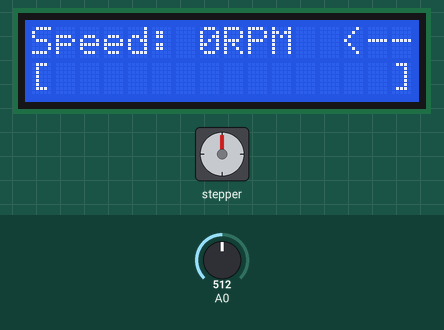
Simulated run of this sketch. Board: Arduino Uno, built with avr-gcc and run on an emulated ATmega328P. Shown: stepper motor, 16×2 character LCD. Wiring (inferred from the names in the program): stepper motor driver (200 steps per turn assumed): step pin 2; direction pin 3. Inputs (shaded band) come from the test bench; at power-on: A0 = 512.

Above: at 1.2 s.
1.3 s: A0 set to 210
2.8 s: A0 set to 186
At 3.26 s:
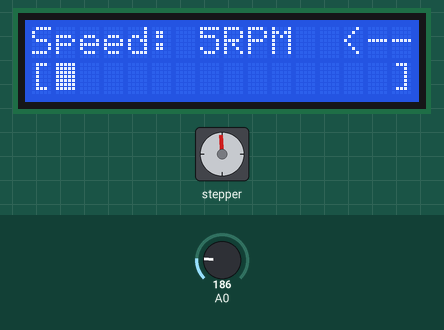
4.9 s: A0 set to 40
At 5.4 s:
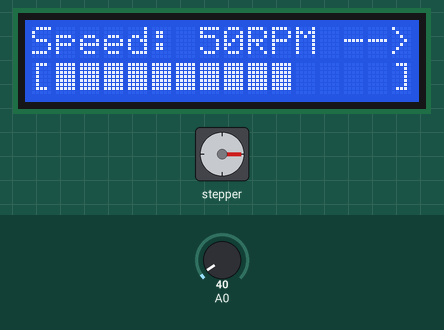
7.3 s: A0 set to 306
At 9.5 s:
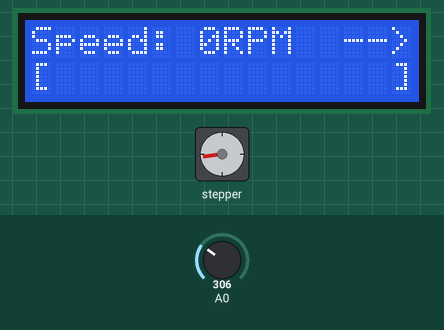
9.7 s: A0 set to 122
At 10.1 s:
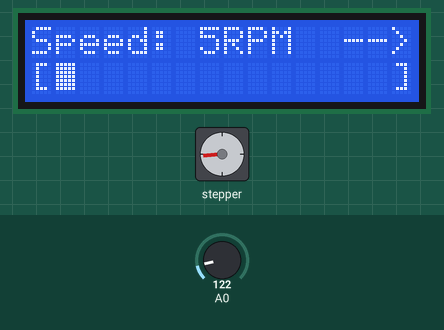
14.1 s: A0 set to 390
At 14.34 s:
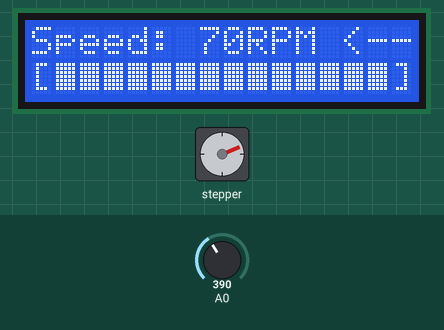
Timing chart, 0 to 21.1 s (numbered marks = the images above; inputs shaded):
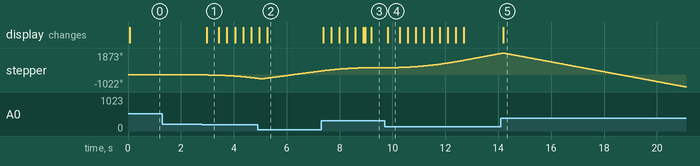

The sketch:

cntrSpeedDir.ino
```cpp
#include <LiquidCrystal.h>
#include <TimerOne.h>

// buttons code
#define btnRIGHT  0
#define btnUP     1
#define btnDOWN   2
#define btnLEFT   3
#define btnSELECT 4
#define btnNONE   5

// directions
#define FORWARD   HIGH
#define BACKWARD  LOW

// debounce time (milliseconds)
#define DEBOUNCE_TIME  200

// PINs for Pololu controller
#define PIN_STEP  2
#define PIN_DIR   3

// lookup table speed - ticks (interrupts)
const int speed_ticks[] = {-1, 600, 300, 200, 150, 120, 100, 86, 75, 67, 60, 55, 50, 46, 43};

// global variables
LiquidCrystal lcd(8, 9, 4, 5, 6, 7);

int actual_speed;
int actual_direction;

int ticks;
int tick_count;

int button;
boolean debounce;
int previous_time;

// custom LCD square symbol for progress bar
byte square_symbol[8] = {
  B11111,
  B11111,
  B11111,
  B11111,
  B11111,
  B11111,
  B11111,
};

// string constants
char forward_arrow[] = "-->";
char backward_arrow[] = "<--";

void setup() {

  // init the timer1, interrupt every 0.1ms
  Timer1.initialize(100);
  Timer1.attachInterrupt(timerIsr);

  // init LCD and custom symbol
  lcd.begin(16, 2);
  lcd.setCursor(0,0);
  lcd.createChar(0, square_symbol);

  // pins direction
  pinMode(PIN_STEP, OUTPUT);
  pinMode(PIN_DIR, OUTPUT);

  // initial values
  actual_speed = 0;
  actual_direction = FORWARD;
  tick_count = 0;
  ticks = -1;
  debounce = false;

  digitalWrite(PIN_DIR, actual_direction);
  updateLCD();
}

void loop() {

  // check if debounce active
  if(debounce) {
    button = btnNONE;
    if(millis() > previous_time + DEBOUNCE_TIME) debounce = false;
  } else button = read_buttons();

  // if a button is pressed, start debounce time
  if(button != btnNONE) {

    previous_time = millis();
    debounce = true;
  }

  // check which button was pressed
  switch(button) {

    case btnUP:
      increase_speed();
      break;
    case btnDOWN:
      decrease_speed();
      break;
    case btnLEFT:
      change_direction(BACKWARD);
      break;
    case btnRIGHT:
      change_direction(FORWARD);
      break;
    case btnSELECT:
      emergency_stop();
      break;
  }

  // finally update the LCD
  updateLCD();
}

// increase speed if it's below the max (70)
void increase_speed() {

  if(actual_speed < 70) {
    actual_speed += 5;
    tick_count = 0;
    ticks = speed_ticks[actual_speed / 5];
  }
}

// decrease speed if it's above the min (0)
void decrease_speed() {

  if(actual_speed > 0) {
    actual_speed -= 5;
    tick_count = 0;
    ticks = speed_ticks[actual_speed / 5];
  }
}

// change direction if needed
void change_direction(int new_direction) {

  if(actual_direction != new_direction) {
    actual_direction = new_direction;
    digitalWrite(PIN_DIR, actual_direction);
  }
}

// emergency stop: speed 0
void emergency_stop() {
  actual_speed = 0;
  tick_count = 0;
  ticks = speed_ticks[actual_speed / 5];
}

// update LCD
void updateLCD() {

  // print first line:
  // Speed: xxxRPM --> (or <--)
  lcd.setCursor(0,0);
  lcd.print("Speed: ");
  lcd.print(actual_speed);
  lcd.print("RPM ");

  lcd.setCursor(13,0);
  if(actual_direction == FORWARD) lcd.print(forward_arrow);
  else lcd.print(backward_arrow);

  // print second line:
  // progress bar [#####         ]
  // 15 speed steps: 0 - 5 - 10 - ... - 70
  lcd.setCursor(0,1);
  lcd.print("[");

  for(int i = 1; i <= 14; i++) {

    if(actual_speed > (5 * i) - 1) lcd.write(byte(0));
    else lcd.print(" ");
  }

  lcd.print("]");
}

// timer1 interrupt function
void timerIsr() {

  if(actual_speed == 0) return;

  tick_count++;

  if(tick_count == ticks) {

    // make a step
    digitalWrite(PIN_STEP, HIGH);
    digitalWrite(PIN_STEP, LOW);

    tick_count = 0;
  }
}

// read buttons connected to a single analog pin
int read_buttons() {

 int adc_key_in = analogRead(0);

 if (adc_key_in > 1000) return btnNONE;
 if (adc_key_in < 50)   return btnRIGHT;
 if (adc_key_in < 195)  return btnUP;
 if (adc_key_in < 380)  return btnDOWN;
 if (adc_key_in < 555)  return btnLEFT;
 if (adc_key_in < 790)  return btnSELECT;
}
```

Measured:
- the behaviour switches between 195 and 194 on A0 (found by bisection; images 0 and 1)
- after the input at 1.3 s, every drawn part: stays the same
- after the input at 2.8 s, stepper: keeps turning counter-clockwise at about 152°/s, starting after 0.24 s; the display: changes after 0.18 s (image 1)
- after the input at 4.9 s, the display: first differs from a run without the input after 0.36 s (image 2)
- after the input at 7.3 s, the display: first changes after 0.07 s (image 3 shows a later state)
- after the input at 9.7 s, stepper: keeps turning clockwise at about 288°/s, starting after 0.17 s; the display: changes after 0.12 s (image 4)
- after the input at 14.1 s, the display: changes after 0.09 s (image 5)
- what the display in image 1 shows lasts 0.4 s, from 3.0 s to 3.4 s
